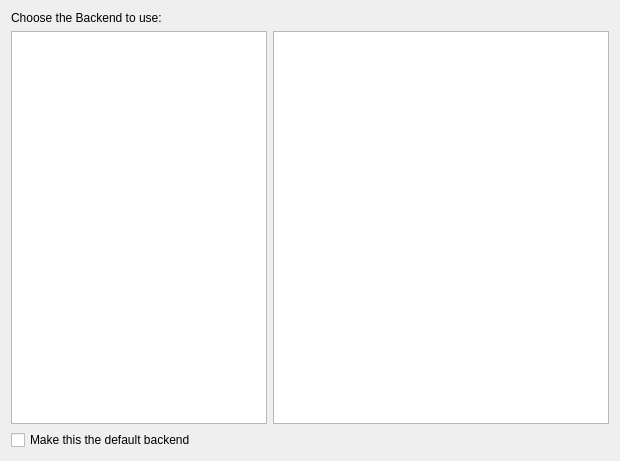
<?xml version="1.0" encoding="UTF-8"?>
<ui version="4.0">
 <class>BackendChooserBase</class>
 <widget class="QWidget" name="BackendChooserBase">
  <property name="geometry">
   <rect>
    <x>0</x>
    <y>0</y>
    <width>620</width>
    <height>461</height>
   </rect>
  </property>
  <layout class="QGridLayout" name="gridLayout">
   <item row="0" column="0" colspan="2">
    <widget class="QLabel" name="label">
     <property name="minimumSize">
      <size>
       <width>587</width>
       <height>0</height>
      </size>
     </property>
     <property name="maximumSize">
      <size>
       <width>587</width>
       <height>16777215</height>
      </size>
     </property>
     <property name="text">
      <string>Choose the Backend to use:</string>
     </property>
    </widget>
   </item>
   <item row="1" column="0">
    <widget class="QListWidget" name="backendList">
     <property name="flow">
      <enum>QListView::TopToBottom</enum>
     </property>
     <property name="resizeMode">
      <enum>QListView::Adjust</enum>
     </property>
     <property name="viewMode">
      <enum>QListView::ListMode</enum>
     </property>
    </widget>
   </item>
   <item row="1" column="1">
    <widget class="QTextBrowser" name="descriptionView">
     <property name="sizePolicy">
      <sizepolicy hsizetype="Expanding" vsizetype="Expanding">
       <horstretch>2</horstretch>
       <verstretch>1</verstretch>
      </sizepolicy>
     </property>
    </widget>
   </item>
   <item row="2" column="0">
    <widget class="QCheckBox" name="makeDefault">
     <property name="text">
      <string>Make this the default backend</string>
     </property>
    </widget>
   </item>
  </layout>
 </widget>
 <customwidgets>
  <customwidget>
   <class>QListWidget</class>
   <extends>QListWidget</extends>

  </customwidget>
  <customwidget>
   <class>KTextBrowser</class>
   <extends>QTextBrowser</extends>

  </customwidget>
 </customwidgets>
 <resources/>
 <connections/>
</ui>
